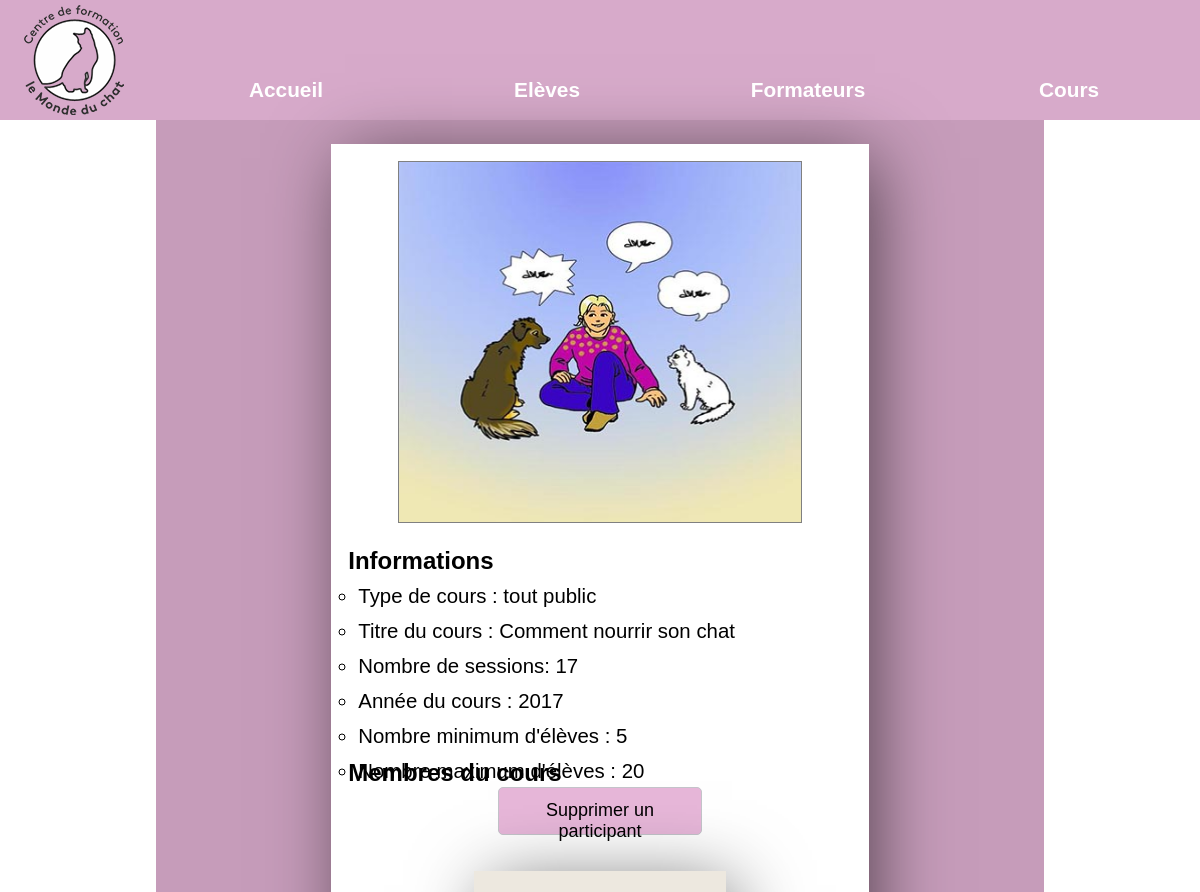
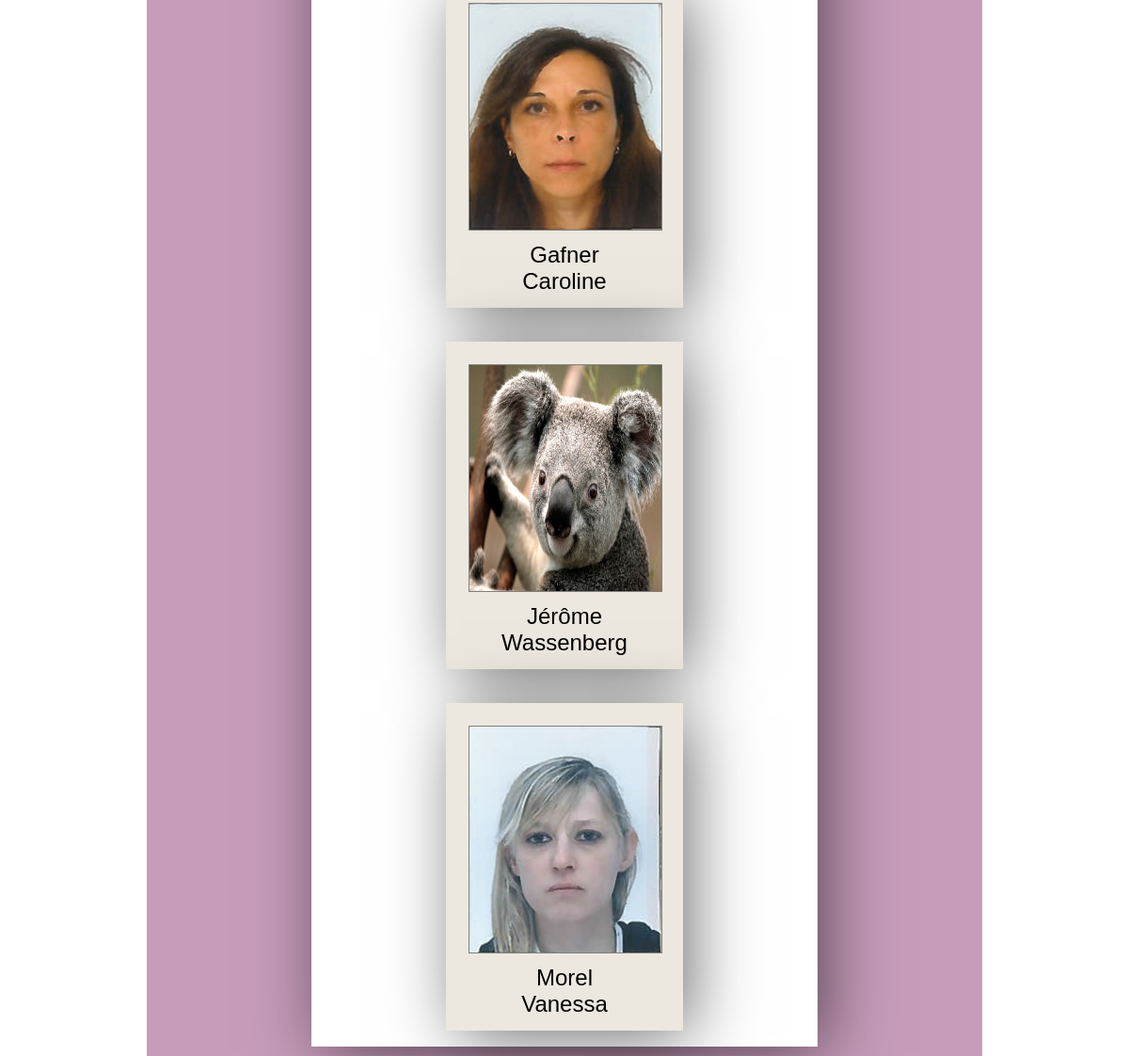
Page /Site/src/php/details.php?id=1&type=cours on the committed database (2 pictures, top to bottom).
### tables this page shows
CREATE TABLE `t_cours` (
  `idCour` int(11) NOT NULL,
  `couType` tinyint(5) DEFAULT NULL,
  `couTitre` varchar(50) DEFAULT NULL,
  `couAnnee` int(4) DEFAULT NULL,
  `couNombreSessions` int(2) DEFAULT NULL,
  `couMinEleves` int(11) DEFAULT NULL,
  `couMaxEleves` int(11) DEFAULT NULL,
  `couImage` varchar(260) DEFAULT NULL
);

CREATE TABLE `t_eleves` (
  `idEleve` int(11) NOT NULL,
  `eleNom` varchar(50) DEFAULT NULL,
  `elePrenom` varchar(25) DEFAULT NULL,
  `eleDateNaissance` varchar(10) DEFAULT NULL,
  `eleRue` varchar(50) DEFAULT NULL,
  `eleNPA` int(8) DEFAULT NULL,
  `eleLocalite` varchar(30) DEFAULT NULL,
  `elePays` varchar(40) DEFAULT NULL,
  `eleTelephone` varchar(12) DEFAULT NULL,
  `eleMail` varchar(50) DEFAULT NULL,
  `eleProfession` varchar(50) DEFAULT NULL,
  `eleCommentaire` varchar(300) DEFAULT NULL,
  `elePhoto` varchar(260) DEFAULT NULL
);

### Site/src/php/functions/PDOlink.php (called while the page is built, shortened)
<?php
class PDOlink {
    private $connector;
    function __construct()
    {
        $this->connector = new PDO('mysql:host='.$GLOBALS['config']['host'].';dbname='. $GLOBALS['config']['DBname'],$GLOBALS['config']['user'],$GLOBALS['config']['password']);
    }
    function exectueQuery ($req)
    {
        $req = $this->connector->prepare($req);
        $req->execute();
        return $req;
    }
    function prepareData ($req)
    {
        $result = $req->fetchAll(PDO::FETCH_ASSOC);
        return $result;
    }
}

### Site/src/php/details.php (the view, shortened to what this page needs)
<?php
include 'includes/header.php';
include "functions/PDOlink.php";
$id = $_GET['id'];
$type = $_GET['type'];
$PDO = new PDOlink();
if ($type == 'student')
{
    $query = "SELECT eleNom, elePrenom, eleDateNaissance, eleRue, eleNPA, eleLocalite, elePays, eleTelephone, eleMail, eleProfession, eleCommentaire, elePhoto FROM t_eleves WHERE idEleve=" . $id;
}
elseif ($type == 'teacher')
{
    $query = 'SELECT forNom, forPrenom, forDateNaissance, forRue, forNPA, forLocalite, forPays, forTelephone, forMail, forProfession, forCommentaire, forPhoto FROM t_formateurs WHERE idFormateur=' . $id;
}
elseif ($type == 'cours')
{
    $query = 'SELECT idCour, couType, couTitre, couAnnee, couNombreSessions, couMinEleves, couMaxEleves, couImage FROM t_cours WHERE idcour=' . $id;
    $queryMembers = 'SELECT idEleve, eleNom, elePrenom, elePhoto FROM t_eleves NATURAL JOIN t_inscrire NATURAL JOIN t_cours ORDER BY eleNom ASC';
}
$req = $PDO->exectueQuery($query);
if (isset($queryMembers))
{
    $reqMembers = $PDO->exectueQuery($queryMembers);
}
?>
<!DOCTYPE html>
<html lang="fr">
    <head>
        <link rel="stylesheet" type="text/css" href="../../ressources/css/common.css">
        <link rel="stylesheet" type="text/css" href="../../ressources/css/details.css">
        <link rel="stylesheet" type="text/css" href="../../ressources/css/detailsLessons.css">
    </head>
    <body>
        <section>
            <div id="container">
                <div id="case">
                    <?php
                    $result = $PDO->prepareData($req);
                    if ($type == 'student')
                    {
                        foreach($result as $display)
                        {
                            echo '<img id="photo" src="../../ressources/images/eleves/'.$display["elePhoto"].'">';
                            echo '<div id="infosP1">';
                                echo '<ul>';
                                    echo '<li class="infos">Nom : '. $display['eleNom'].'</li>';
                                    echo '<li class="infos">Prénom : '. $display['elePrenom'].'</li>';
                                    echo '<li class="infos">Date de naissance : '. $display['eleDateNaissance'].'</li>';
                                    echo '<li class="infos">Adresse : '. $display['eleRue'].'</li>';
                                    echo '<li class="infos">Numéro postal : '. $display['eleNPA'].'</li>';
                                    echo '<li class="infos">Localité : '. $display['eleLocalite'].'</li>';
                                    echo '<li class="infos">Pays : '. $display['elePays'].'</li>';
                                    echo '<li class="infos">Téléphone : '. $display['eleTelephone'].'</li>';
                                    echo '<li class="infos">Mail : '. $display['eleMail'].'</li>';
                                    echo '<li class="infos">Profession : '. $display['eleProfession'].'</li>';
                                echo '</ul>';
                            echo '</div>';
                            echo '<div class="title">';
                            echo '<p>Commentaire</p>';
                            echo '</div>';
                            echo '<div id="infosP2">';
                                echo '<p class="infos">'.$display['eleCommentaire'].'</p>';
                            echo '</div>';
                        }
                    }
                    elseif ($type == 'cours')
                    {
                        foreach($result as $display)
                        {
                            echo '<img id="image" src="../../ressources/images/cours/'.$display['couImage'].'">';
                            echo '<p class="titleInfos">Informations</p>';
                            echo '<div id="infos">';
                                echo '<ul>';
                                    if ($display['couType'] == 0)
                                    {
                                        echo '<li class="infosCours">Type de cours : tout public</li>';
                                    }
                                    elseif ($display['couType'] == 1)
                                    {
                                        echo '<li class="infosCours">Type de cours : professionnel</li>';
                                    }
                                    echo '<li class="infosCours">Titre du cours : '. $display['couTitre'].'</li>';
                                    echo "<li class='infosCours'>Nombre de sessions: ". $display['couNombreSessions']."</li>";
                                    echo "<li class='infosCours'>Année du cours : ". $display['couAnnee']."</li>";
                                    echo "<li class='infosCours'>Nombre minimum d'élèves : ". $display['couMinEleves']."</li>";
                                    echo "<li class='infosCours'>Nombre maximum d'élèves : ". $display['couMaxEleves']."</li>";
                                echo '</ul>';
                            echo '</div>';
                            echo '<p class="titleInfosMembers">Membres du cours</p>';
                            ?>
                                <button id="addMember" onclick="deleteMember()" value='<?php echo $display['idCour'] ?>'>Supprimer un participant</button>
                            <?php
                            echo '<div id="members">';
                            if (isset($reqMembers))
                            {
                                $result = $PDO->prepareData($reqMembers);
                                foreach($result as $displayMembers)
                                {
                                    ?>
                                    <div id="marge">
                                        <div id="cartesStudent-teacher">
                                            <div>
                                                <div id="photoCarte">
                                                    <a href="details.php?id=<?php echo $displayMembers['idEleve']?>&type=student">
                                                        <img src="../../ressources/images/eleves/<?php echo $displayMembers['elePhoto']  ?>">
                                                    </a>
                                                </div>
                                                <div id="infosCarte">
                                                    <a id="name" href="details.php?id=<?php $displayMembers['idEleve']?>&type=student">
                                                        <p><?php echo $displayMembers['eleNom']?></p>
                                                        <p><?php echo $displayMembers['elePrenom']?></p>
                                                    </a>
                                                </div>
                                            </div>
                                        </div>
                                    </div>
                                    <?php
                                }
                            }
                            echo '</div>';
                        }
                    }
                    ?>
                </div>
            </div>
        </section>
    </body>
</html>

### Site/ressources/css/common.css (style rules this page uses)
* { padding: 0; margin: 0; list-style-type:none; font-family: Arial, sans-serif; }
section { text-align: center; margin: auto; width: 99.9%; height: auto; }
#container { margin: auto; width: 70%; min-height: 70%; height: auto !important; bottom: 0; padding: 2%; background-color: #c69cba; }
button { border: none; background-color: white; border-radius: 5px; font-size: 1.5vmin; }
#case { box-shadow: 10px 10px 70px -4px rgba(0,0,0,0.59); margin: auto; min-height: 70%; height: auto !important; width: 60%; background-color: white; padding: 2%; }

### Site/ressources/css/detailsLessons.css (style rules this page uses)
#image { border: 1px solid gray; width: 80%; height: 30vmin; margin-bottom: 1vmin; }
#infos { width: 96%; height: 10%; padding: 2%; }
#infos li { list-style: circle; margin-bottom: 1vmin; font-size: 1.7vmin; }
.infosCours { text-align: left; }
#cartesStudent-teacher { margin-top: 3vmin; height: 25vmin; width: 17vmin; box-shadow: 10px 10px 70px -4px rgba(0,0,0,0.59); padding: 2vmin; background-color: #ede8df; }
#cartesStudent-teacher img { border: 1px solid #4a4b4b; height: 20vmin; width: 20vmin; }
#infosCarte { margin-top: 1vmin; }
#name, #name:link, #name:visited, #name:active { color: black; text-decoration: none !important; font-size: 2vmin; }
#marge { display: inline-block; padding-left: 1.5%; padding-right: 1.5%; }
.titleInfos { font-size: 2vmin; font-weight: bold; text-align: left; margin-top: 1vmin; }
.titleInfosMembers { font-size: 2vmin; font-weight: bold; text-align: left; margin-top: 7vmin; }
#addMember { padding: 1vmin; height: 4vmin; width: 17vmin; border: 1px solid #c4c4ca; display: inline; background-color: #e7b7d9; }
#photoCarte img { border: 1px solid gray; width: 100%; }

### rows in the picture
t_cours: couImage (picture), couType "Type de cours : tout public", couTitre "Comment nourrir son chat", couNombreSessions "17", couAnnee "2017", couMinEleves "5", couMaxEleves "20", $display['idCour'] 1 (drawn)
t_eleves: elePhoto (picture), eleNom "Gafner", elePrenom "Caroline"
t_eleves: elePhoto (picture), eleNom "Jérôme", elePrenom "Wassenberg"
t_eleves: elePhoto (picture), eleNom "Morel", elePrenom "Vanessa"
